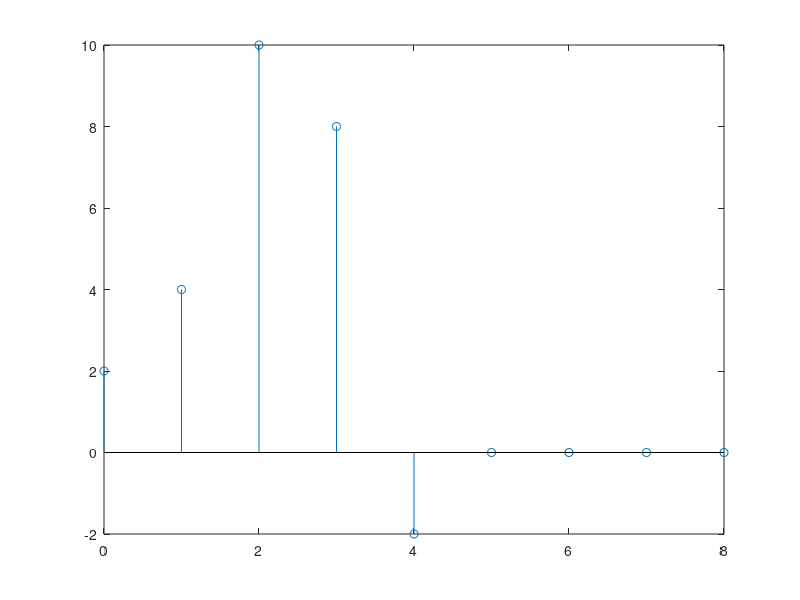

Write the MATLAB code that produced this figure.
% Problem 2.4(e)

x1 = [1 1 1 1 0 0 0 0 0 0];
nx1 = 0:1:9;

h1 = [1 -1 3 0 1];
h2 = [0 2 5 4 -1];
nh1 = 0:1:4;
nh2 = nh1;

xg = [2 0 0 0 0];
nxg = 0:1:4;
yga = xg.^2;
nyga = nxg;

hg2 = h2;
nhg2 = nh2;

ygb = conv(xg, hg2);
nygb = (nxg(1)+nhg2(1)):1:(nxg(end)+nhg2(end));

yg1 = [yga 0 0 0 0] + ygb;
nyg1 = nygb;

hg1 = [1 0 0 0 0].^2;
nhg1 = nxg;

hparallel = hg1 + hg2;

yg2 = conv(xg, hparallel);
nyg2 = nyg1;

stem(nyg1, yg1);
stem(nyg2, yg2);

saveas(gcf, "plots/P2_4_g_out.png");
close;


